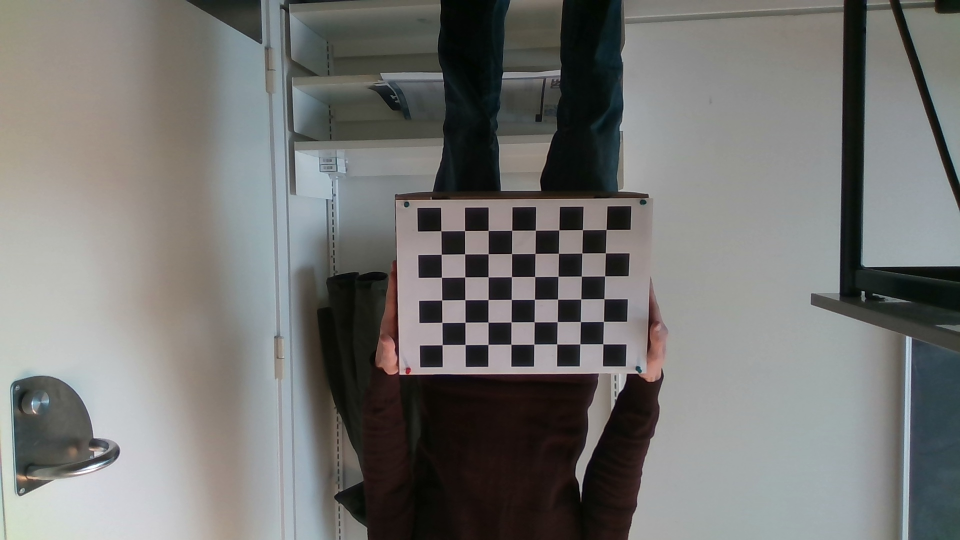
#> input picture Data acquisition/Callibration images/rgb_image_0001.jpg, 1920 x 1080 px (shown at 1/2 size)
$ python -i prep.py   (imports and definitions only)
#> lines starting #> are read from the running program, lines starting #| are printed output that depends on the picture
#> further down, picture is the input picture: shape (1080, 1920, 3); mean B, G, R 114.4, 116.6, 116.6
import cv2
import numpy as np
from PIL import Image, ImageEnhance, ImageFilter
import open3d as o3d
import itertools
import os

class PreProcess:
    def __init__(self):
        # Load the camera intrinsics
        try:
            with np.load("src/Data_acquisition/calibration.npz") as a:
#> (reads src/Data_acquisition/calibration.npz from the repository)
                self.mtx = a["mtx"]
                self.dist = a["dist"]
        except FileNotFoundError:
            parent_folder = os.path.dirname(os.path.dirname(os.path.abspath(__file__)))
            path = os.path.join(parent_folder, "Data_acquisition/calibration.npz")
            with np.load(path) as a:
                self.mtx = a["mtx"]
                self.dist = a["dist"]

    def image_enhancer(self, image):
        # Convert numpy.ndarray to PIL Image
        pil_image = Image.fromarray(cv2.cvtColor(image, cv2.COLOR_BGR2RGB))
        # Adjust brightness and gamma
        brightness_enhancer = ImageEnhance.Brightness(pil_image)
        brightened_img = brightness_enhancer.enhance(1.2)  # Adjust brightness by factor of 1.2
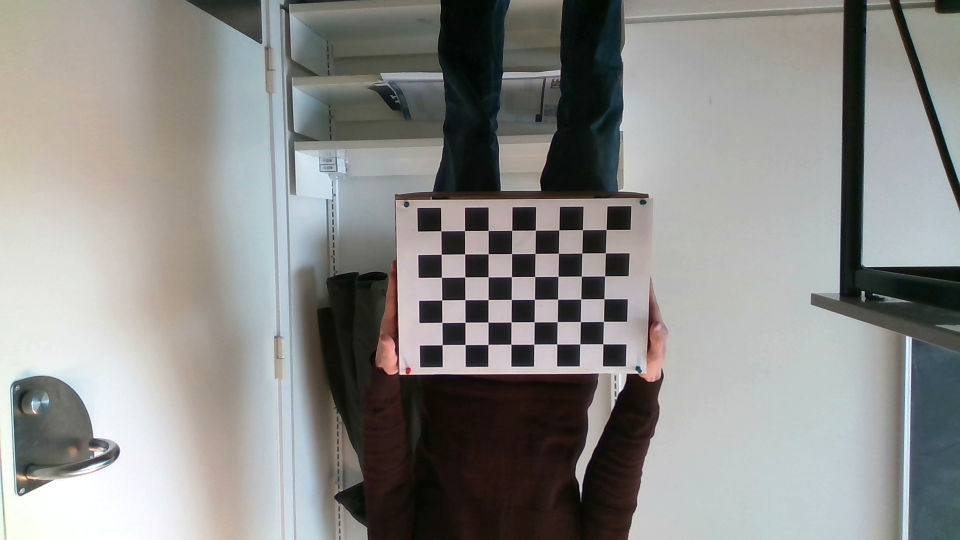
#> brightened_img: PIL image 1920x1080 RGB (shown at 1/2 size); mean R, G, B 139.5, 139.5, 136.8
        # Enhance contrast
        contrast_enhancer = ImageEnhance.Contrast(brightened_img)
        contrast_enhanced_img = contrast_enhancer.enhance(1.2)  # 1.2 is the contrast factor
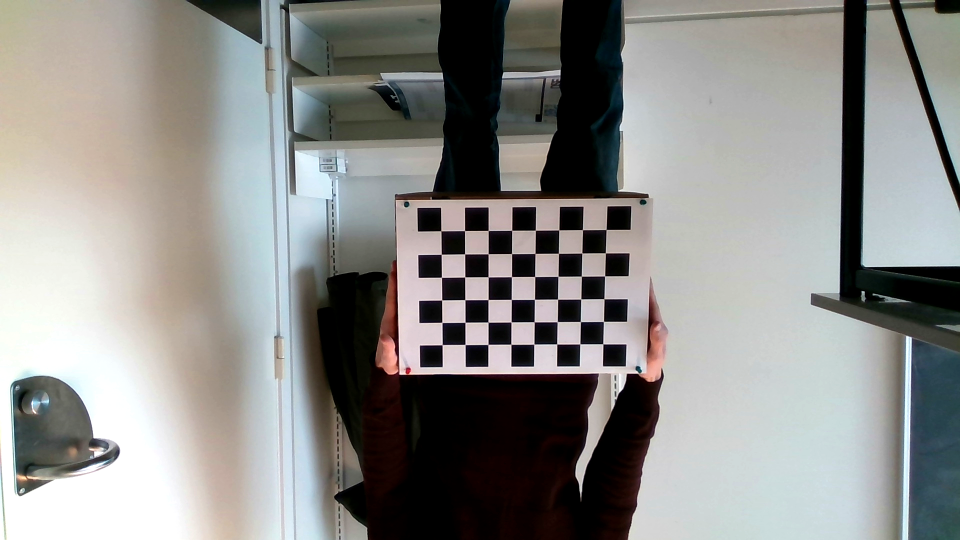
#> contrast_enhanced_img: PIL image 1920x1080 RGB (shown at 1/2 size); mean R, G, B 139.9, 139.7, 137
        sharpened_img = contrast_enhanced_img.filter(ImageFilter.SHARPEN)
        # Convert back to numpy.ndarray
        image = cv2.cvtColor(np.array(sharpened_img), cv2.COLOR_RGB2BGR)
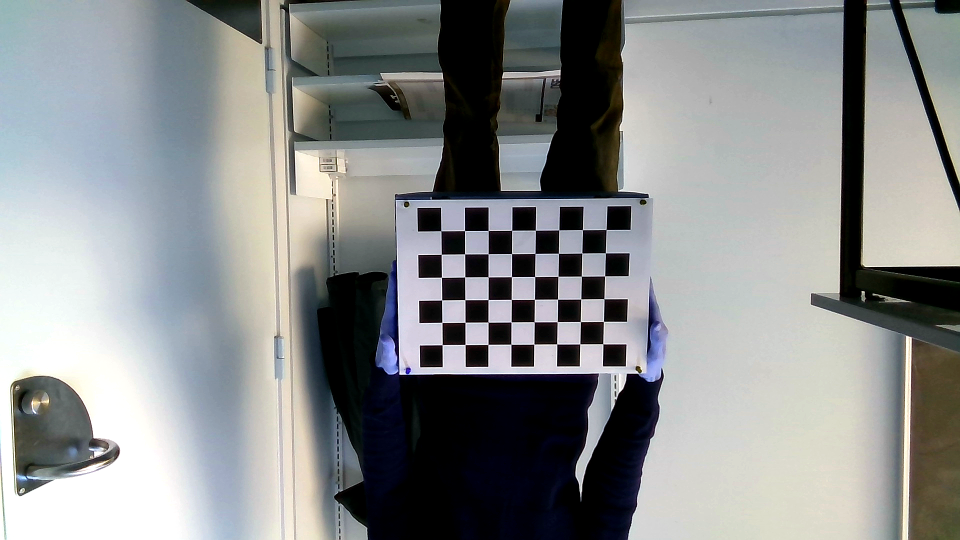
#> image: shape (1080, 1920, 3) (shown at 1/2 size); mean R, G, B 137.1, 139.9, 140
        return image

    # [299 lines left out: functions undistort_images, retrieve_transformed_plane, transformed_to_original_pixel, _remove_black_box, segmentation_to_ROI, _depth_image_to_point_cloud and 3 more, not called in this run]


>>> import cv2
>>> picture = cv2.imread('../../Data acquisition/Callibration images/rgb_image_0001.jpg')
>>> result = PreProcess().image_enhancer(picture)
